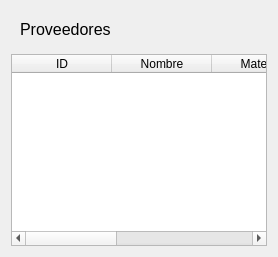
              <widget class="QWidget" name="tbProvider_8">
               <layout class="QVBoxLayout" name="verticalLayout_25">
                <item>
                 <widget class="QWidget" name="widget_33" native="true">
                  <layout class="QHBoxLayout" name="horizontalLayout_34">
                   <item>
                    <widget class="QLabel" name="label_22">
                     <property name="font">
                      <font>
                       <pointsize>12</pointsize>
                      </font>
                     </property>
                     <property name="text">
                      <string>Proveedores</string>
                     </property>
                    </widget>
                   </item>
                  </layout>
                 </widget>
                </item>
                <item>
                 <widget class="QTableWidget" name="tableProvider_8">
                  <property name="selectionBehavior">
                   <enum>QAbstractItemView::SelectRows</enum>
                  </property>
                  <attribute name="horizontalHeaderStretchLastSection">
                   <bool>true</bool>
                  </attribute>
                  <column>
                   <property name="text">
                    <string>ID</string>
                   </property>
                  </column>
                  <column>
                   <property name="text">
                    <string>Nombre</string>
                   </property>
                  </column>
                  <column>
                   <property name="text">
                    <string>Material</string>
                   </property>
                  </column>
                  <column>
                   <property name="text">
                    <string>Telefono</string>
                   </property>
                  </column>
                  <column>
                   <property name="text">
                    <string>Email</string>
                   </property>
                  </column>
                 </widget>
                </item>
               </layout>
              </widget>
